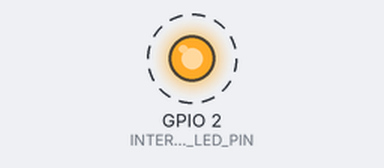
Bench run of a sketch on a simulated ESP32. On the bench: output pins drawn as LEDs (lit = HIGH). Dashed ring = blinking. What the sketch prints to the serial monitor is not drawn.

Above: at 0.8 s.
Timing chart, 0 to 3.7 s (numbered marks = the images above):
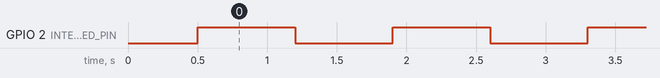

Measured:
- by itself, GPIO 2 (INTERNAL_LED_PIN): alternates HIGH for 0.70 s and LOW for 0.70 s

The sketch:

multi-thread-demo.ino
```cpp
TaskHandle_t hello_task;

#define INTERNAL_LED_PIN 2

void setup()
{
  Serial.begin(9600);
  pinMode(INTERNAL_LED_PIN, OUTPUT);

  // create a task that will be executed in the Task1code() function, with priority 1 and executed on core 0
  xTaskCreatePinnedToCore(
      Task1code,   /* Task function. */
      "SAYHEY",    /* name of task. */
      10000,       /* Stack size of task */
      NULL,        /* parameter of the task, we need this when the task function accepts params */
      1,           /* priority of the task , 0 is the worst */
      &hello_task, /* Task handle to keep track of created task */
      0);          /* pin task to core 0. core 1 used by arduino by default */
  delay(500);
}

// Task1code: blinks an LED every 1000 ms
void Task1code(void *pvParameters)
{
  Serial.print("Hello task running on core ");
  Serial.println(xPortGetCoreID());

  // infinite loop
  while (true)
  {
    Serial.println("tasksmth");
    delay(1000);
  }
}

void loop()
{
  // drive the LED in the main loop. can be anything ofcourse
  digitalWrite(INTERNAL_LED_PIN, HIGH);
  delay(700);
  digitalWrite(INTERNAL_LED_PIN, LOW);
  delay(700);
}
```
